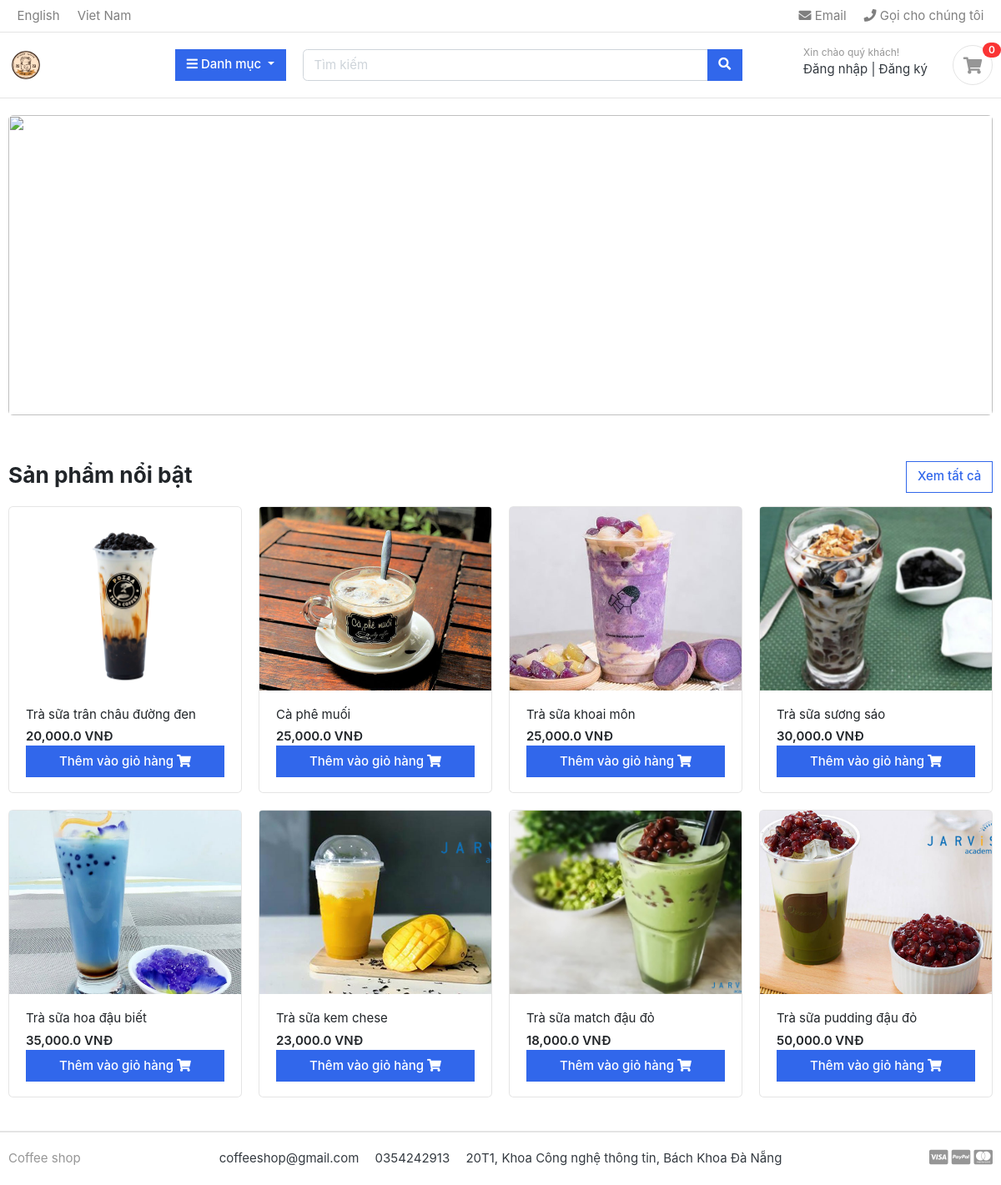
The page / on the database its author committed.
### coffee/models.py (models this page shows, shortened)
class Product(models.Model):
    name = models.CharField(max_length=255, unique=True)
    slug = models.SlugField(max_length=100, unique=True)
    price = models.FloatField()
    quantity = models.IntegerField()
    category = models.ForeignKey(Category, on_delete=models.CASCADE)
    image = models.ImageField(max_length=100, upload_to='products/images', blank=True)
    description = models.TextField(max_length=2048, blank=True, default='')
    def get_url(self):
        return reverse('product_detail', args=[self.category.slug, self.slug])

### CoffeeShop/views.py (the view)
# urls.py: 2. Add a URL to urlpatterns:  path('', views.home, name='home')
def home(request):
    products = Product.objects.all()[:8]
    data = cartData(request)
    cartItems = data['cartItems']
    context = {
        'products': products,
        'cartItems': cartItems,
    }
    return render(request, 'index.html', context)

### cart/inherit.py (called while the page is built, shortened)
def cartData(request):
    if request.user.is_authenticated:
        customer = request.user.customer
        order, created = Order.objects.get_or_create(customer=customer, complete=False)
        items = order.orderitem_set.all()
        cartItems = order.get_cart_items
    else:
        items = []
        try:
            cart = json.loads(request.COOKIES['cart'])
        except:
            cart = {}
        order = {'get_cart_total':0, 'get_cart_items':0}
        cartItems = order['get_cart_items']
    return {'cartItems':cartItems, 'items':items, 'order':order}

### category/context_processors.py (called while the page is built)
def menu_links(request):
    links = Category.objects.all()
    return dict(links=links)

### category/models.py (called while the page is built)
    def get_url(self):
        return reverse('products_by_category', args=[self.slug])

### templates/index.html
{% extends 'base.html' %}
{% load static%}
{% load humanize %}
{% block content %}
<section class="section-intro padding-y-sm">
    <div class="container">
        <div class="intro-banner-wrap">
            <img src="{%static 'images/banners/banner.jpg' %}" class="img-fluid rounded" style="width: 100%; height: 360px;">
        </div>
    </div>
</section>
<section class="section-name padding-y-sm">
    <div class="container">
        <header class="section-heading">
            <a href="/products" class="btn btn-outline-primary float-right">Xem tất cả</a>
            <h3 class="section-title">Sản phẩm nổi bật</h3>
        </header>
        <div class="row">
            {% for product in products %}
            <div class="col-md-3">
                <div class="card card-product-grid">
                    <a href="{{ product.get_url }}" class="img-wrap"> <img src="{{ product.image.url }}"> </a>
                    <figcaption class="info-wrap">
                        <a href="{{ product.get_url }}" class="title">{{ product.name }}</a>
                        <div class="price mt-1">{{ product.price|intcomma }} VNĐ</div>
                        <button data-product="{{product.id}}" data-action="add" class="btn btn-block btn-primary update-cart">Thêm vào giỏ hàng </span> <i class="fas fa-shopping-cart"></i> </button>
                    </figcaption>
                </div>
            </div>
            {% endfor %}
        </div>
    </div>
</section>
{% endblock %}

### static/css/custom.css (style rules this page uses)
.btn { border-radius: 0; }

### static/css/ui.css (style rules this page uses)
html { font-family: "Inter", sans-serif; font-size: 15px; }
.img-wrap { text-align: center; display: block; }
.img-wrap img { max-width: 100%; }
.padding-y-sm { padding-top: 20px; padding-bottom: 20px; }
.section-heading { margin-bottom: 20px; margin-top: 15px; }
.section-title { color: #212529; }
[class*=card-product] a.title { color: #212529; display: block; }
[class*=card-product] .img-wrap { overflow: hidden; position: relative; }
[class*=card-product] .img-wrap img { height: 100%; max-width: 100%; width: auto; display: inline-block; -o-object-fit: cover; object-fit: cover; }
.card-product-grid { margin-bottom: 20px; }
.card-product-grid .img-wrap { border-radius: 0.2rem 0.2rem 0 0; height: 220px; }
.card-product-grid .info-wrap { overflow: hidden; padding: 18px 20px; }
.card .img-wrap { overflow: hidden; }
.price { font-weight: 600; color: #212529; }

### rows shown on the page
Product: image (picture), name "Trà sữa trân châu đường đen", price "20,000.0"
Product: image (picture), name "Cà phê muối", price "25,000.0"
Product: image (picture), name "Trà sữa khoai môn", price "25,000.0"
Product: image (picture), name "Trà sữa sương sáo", price "30,000.0"
Product: image (picture), name "Trà sữa hoa đậu biết", price "35,000.0"
Product: image (picture), name "Trà sữa kem chese", price "23,000.0"
Product: image (picture), name "Trà sữa match đậu đỏ", price "18,000.0"
Product: image (picture), name "Trà sữa pudding đậu đỏ", price "50,000.0"

### other values the page prints
{{ cartItems }} "0"
